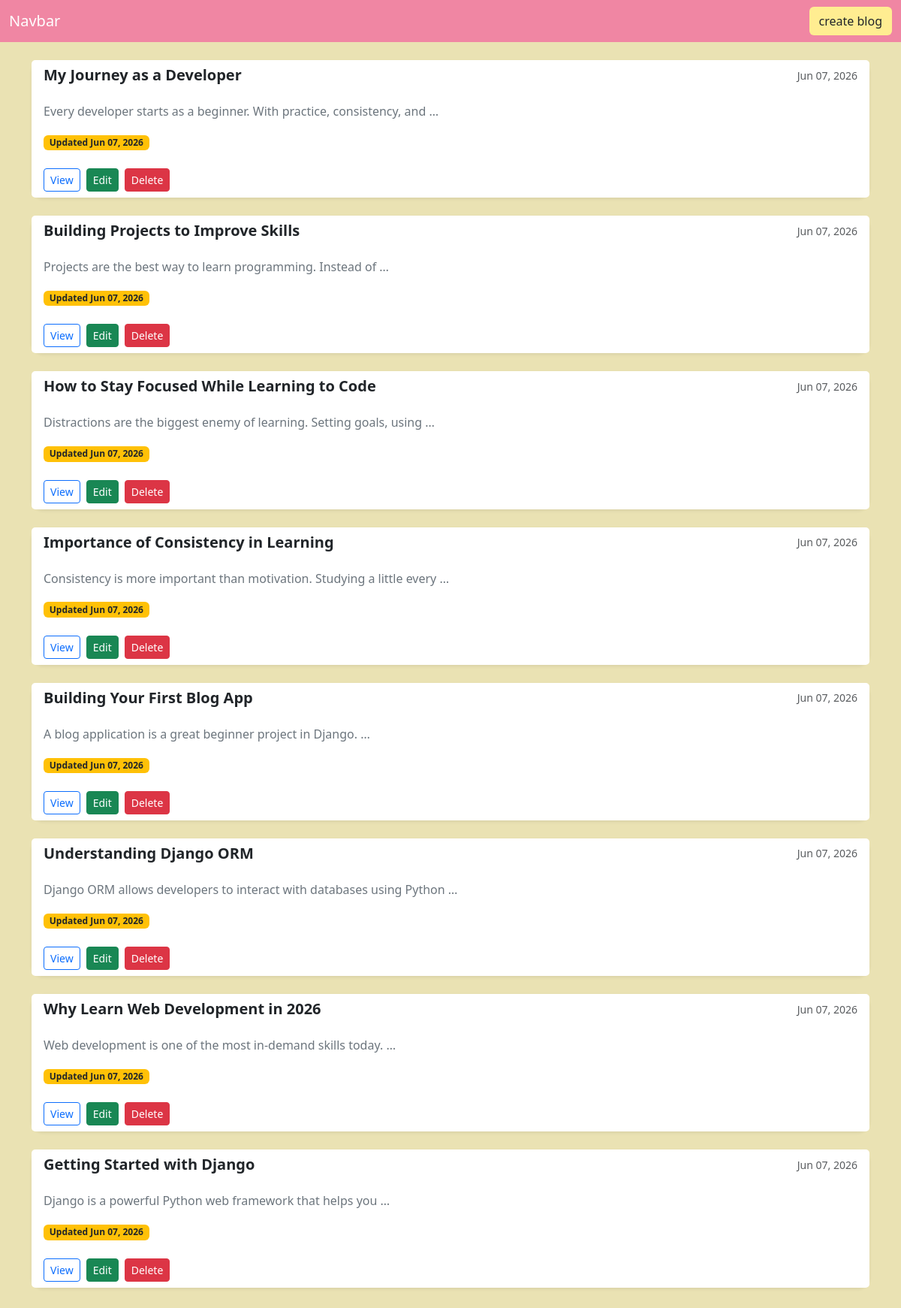
The page / on the database its author committed.
### blog/models.py (models this page shows, shortened)
class Blog(models.Model):
    title=models.CharField(max_length=44)
    description=models.TextField(max_length=555)
    created_at=models.DateTimeField(auto_now_add=True)
    updated_at=models.DateTimeField(auto_now=True)
    image=models.ImageField(blank=True)

### blog/views.py (the view)
# urls.py: path('', views.home, name='home'),
def home(request):
    blog=Blog.objects.all().order_by('-created_at')
    data={'blog':blog}
    return render(request,'home.html',data)

### templates/home.html (shortened to what this page needs)
{% extends 'base.html' %}
{% block content %}
<div class="container py-4">
    {% for i in blog %}
    <div class="card border-0 shadow-sm rounded-4 mb-4 blog-card">
        <div class="card-header bg-white border-0 d-flex justify-content-between align-items-center">
            <h5 class="mb-0 fw-bold text-dark">
                {{ i.title }}
            </h5>
            <small class="text-muted">
                {{ i.created_at|date:"M d, Y" }}
            </small>
        </div>
        <div class="card-body">
            <p class="card-text text-secondary">
                {{ i.description|truncatewords:10 }}
            </p>
            {% if i.created_at != i.updated_at %}
            <span class="badge bg-warning text-dark">
                Updated {{ i.updated_at|date:"M d, Y" }}
            </span>
            {% endif %}
        </div>
        <div class="card-footer bg-white border-0 d-flex justify-content-between align-items-center">
            <div class="d-flex gap-2">
                <a href="{% url 'view_blog' i.id %}" class="btn btn-outline-primary btn-sm">
                    View
                </a>
                <a href="{% url 'edit_blog' i.id %}" class="btn btn-success btn-sm">
                    Edit
                </a>
                <a href="{% url 'delete_blog' i.id %}" class="btn btn-danger btn-sm">
                    Delete
                </a>
            </div>
        </div>
    </div>
    {% endfor %}
</div>
{% endblock %}

### templates/base.html (shortened to what this page needs)
<!DOCTYPE html>
<head>
    <link href="https://cdn.jsdelivr.net/npm/bootstrap@5.3.8/dist/css/bootstrap.min.css" rel="stylesheet">
</head>
<body style='background-color:#EAE2B3'>
 {%include 'partial/header.html'%}
{%block content%}
{%endblock%}
</body>
</html>

### templates/partial/header.html
<nav class="navbar navbar-expand-lg" style='background-color: #F086A3'>
  <div class="container-fluid">
    <a class="navbar-brand text-white" href="{%url 'home'%}">Navbar</a>
    <a class='btn  ms-auto' href='{%url "create_blog"%}' style='background-color:#ffed91'> create blog </a>
  </div>
</nav>

### templates/base.html (style rules this page uses)
.blog-card { transition: 0.3s ease; }

### rows shown on the page
Blog: title "My Journey as a Developer", created_at "Jun 07, 2026", description "Every developer starts as a beginner. With practice, consistency, and …", updated_at "Jun 07, 2026"
Blog: title "Building Projects to Improve Skills", created_at "Jun 07, 2026", description "Projects are the best way to learn programming. Instead of …", updated_at "Jun 07, 2026"
Blog: title "How to Stay Focused While Learning to Code", created_at "Jun 07, 2026", description "Distractions are the biggest enemy of learning. Setting goals, using …", updated_at "Jun 07, 2026"
Blog: title "Importance of Consistency in Learning", created_at "Jun 07, 2026", description "Consistency is more important than motivation. Studying a little every …", updated_at "Jun 07, 2026"
Blog: title "Building Your First Blog App", created_at "Jun 07, 2026", description "A blog application is a great beginner project in Django. …", updated_at "Jun 07, 2026"
Blog: title "Understanding Django ORM", created_at "Jun 07, 2026", description "Django ORM allows developers to interact with databases using Python …", updated_at "Jun 07, 2026"
Blog: title "Why Learn Web Development in 2026", created_at "Jun 07, 2026", description "Web development is one of the most in-demand skills today. …", updated_at "Jun 07, 2026"
Blog: title "Getting Started with Django", created_at "Jun 07, 2026", description "Django is a powerful Python web framework that helps you …", updated_at "Jun 07, 2026"
